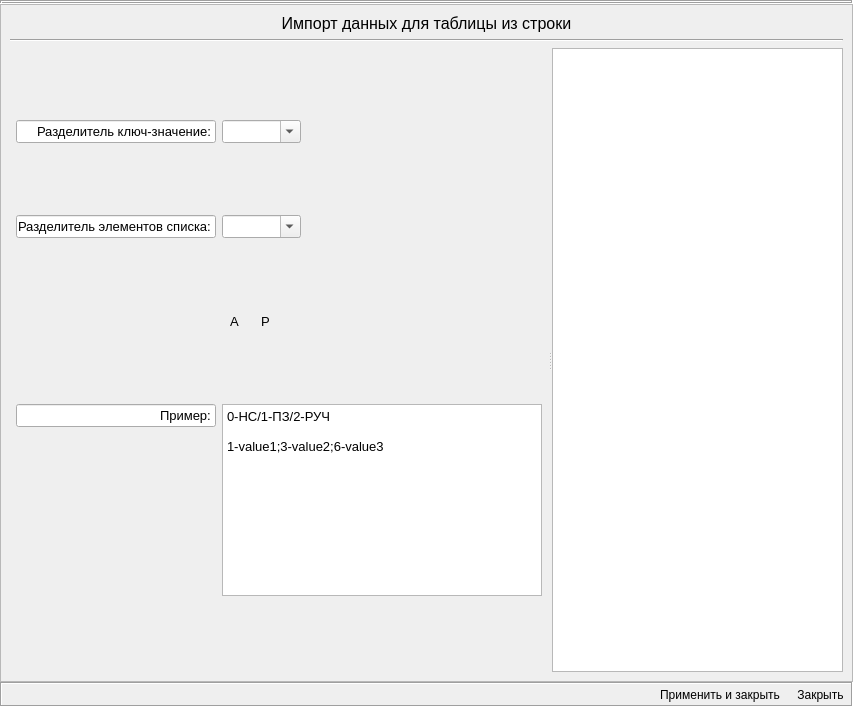
<?xml version="1.0" encoding="UTF-8"?>
<ui version="4.0">
 <class>EnumEditorForm</class>
 <widget class="QDialog" name="EnumEditorForm">
  <property name="geometry">
   <rect>
    <x>0</x>
    <y>0</y>
    <width>853</width>
    <height>707</height>
   </rect>
  </property>
  <property name="windowTitle">
   <string>Список редакторов для Enum</string>
  </property>
  <layout class="QVBoxLayout" name="verticalLayout_3">
   <property name="spacing">
    <number>0</number>
   </property>
   <property name="leftMargin">
    <number>0</number>
   </property>
   <property name="topMargin">
    <number>0</number>
   </property>
   <property name="rightMargin">
    <number>0</number>
   </property>
   <property name="bottomMargin">
    <number>0</number>
   </property>
   <item>
    <widget class="QFrame" name="variantMapFrame">
     <property name="frameShape">
      <enum>QFrame::Box</enum>
     </property>
     <property name="frameShadow">
      <enum>QFrame::Sunken</enum>
     </property>
     <layout class="QVBoxLayout" name="verticalLayout_2">
      <property name="spacing">
       <number>0</number>
      </property>
      <property name="leftMargin">
       <number>0</number>
      </property>
      <property name="topMargin">
       <number>0</number>
      </property>
      <property name="rightMargin">
       <number>0</number>
      </property>
      <property name="bottomMargin">
       <number>0</number>
      </property>
      <item>
       <widget class="HelperLibraryNS::VariantMapEditor" name="variantMapEditor" native="true"/>
      </item>
     </layout>
    </widget>
   </item>
   <item>
    <widget class="QFrame" name="importFrame">
     <property name="frameShape">
      <enum>QFrame::StyledPanel</enum>
     </property>
     <property name="frameShadow">
      <enum>QFrame::Sunken</enum>
     </property>
     <property name="lineWidth">
      <number>1</number>
     </property>
     <layout class="QVBoxLayout" name="verticalLayout">
      <item>
       <widget class="QLabel" name="label_4">
        <property name="font">
         <font>
          <pointsize>12</pointsize>
         </font>
        </property>
        <property name="text">
         <string>Импорт данных для таблицы из строки</string>
        </property>
        <property name="alignment">
         <set>Qt::AlignCenter</set>
        </property>
       </widget>
      </item>
      <item>
       <widget class="Line" name="line_3">
        <property name="orientation">
         <enum>Qt::Horizontal</enum>
        </property>
       </widget>
      </item>
      <item>
       <widget class="QSplitter" name="splitter">
        <property name="sizePolicy">
         <sizepolicy hsizetype="Expanding" vsizetype="Expanding">
          <horstretch>0</horstretch>
          <verstretch>0</verstretch>
         </sizepolicy>
        </property>
        <property name="frameShadow">
         <enum>QFrame::Sunken</enum>
        </property>
        <property name="orientation">
         <enum>Qt::Horizontal</enum>
        </property>
        <property name="childrenCollapsible">
         <bool>false</bool>
        </property>
        <widget class="QWidget" name="layoutWidget">
         <layout class="QFormLayout" name="formLayout">
          <property name="sizeConstraint">
           <enum>QLayout::SetMinimumSize</enum>
          </property>
          <property name="fieldGrowthPolicy">
           <enum>QFormLayout::ExpandingFieldsGrow</enum>
          </property>
          <property name="rowWrapPolicy">
           <enum>QFormLayout::DontWrapRows</enum>
          </property>
          <property name="formAlignment">
           <set>Qt::AlignLeading|Qt::AlignLeft|Qt::AlignTop</set>
          </property>
          <property name="leftMargin">
           <number>6</number>
          </property>
          <property name="topMargin">
           <number>6</number>
          </property>
          <property name="rightMargin">
           <number>6</number>
          </property>
          <property name="bottomMargin">
           <number>6</number>
          </property>
          <item row="1" column="0">
           <widget class="QLineEdit" name="lineEdit">
            <property name="minimumSize">
             <size>
              <width>200</width>
              <height>0</height>
             </size>
            </property>
            <property name="font">
             <font>
              <pointsize>10</pointsize>
             </font>
            </property>
            <property name="text">
             <string>Разделитель ключ-значение:</string>
            </property>
            <property name="alignment">
             <set>Qt::AlignRight|Qt::AlignTrailing|Qt::AlignVCenter</set>
            </property>
            <property name="readOnly">
             <bool>true</bool>
            </property>
           </widget>
          </item>
          <item row="1" column="1">
           <widget class="QComboBox" name="keyValueSplitCombo">
            <property name="font">
             <font>
              <pointsize>10</pointsize>
             </font>
            </property>
            <property name="editable">
             <bool>true</bool>
            </property>
           </widget>
          </item>
          <item row="2" column="0">
           <widget class="QLineEdit" name="lineEdit_2">
            <property name="minimumSize">
             <size>
              <width>200</width>
              <height>0</height>
             </size>
            </property>
            <property name="font">
             <font>
              <pointsize>10</pointsize>
             </font>
            </property>
            <property name="text">
             <string>Разделитель элементов списка:</string>
            </property>
            <property name="alignment">
             <set>Qt::AlignRight|Qt::AlignTrailing|Qt::AlignVCenter</set>
            </property>
            <property name="readOnly">
             <bool>true</bool>
            </property>
           </widget>
          </item>
          <item row="2" column="1">
           <widget class="QComboBox" name="listItemSplitCombo">
            <property name="font">
             <font>
              <pointsize>10</pointsize>
             </font>
            </property>
            <property name="editable">
             <bool>true</bool>
            </property>
           </widget>
          </item>
          <item row="3" column="1">
           <layout class="QHBoxLayout" name="horizontalLayout_2">
            <item>
             <widget class="QToolButton" name="detectSeparatorsButton">
              <property name="font">
               <font>
                <pointsize>10</pointsize>
               </font>
              </property>
              <property name="toolTip">
               <string>Автоматически определить разделители</string>
              </property>
              <property name="statusTip">
               <string>Автоматически определить разделители</string>
              </property>
              <property name="whatsThis">
               <string>Автоматически определить разделители</string>
              </property>
              <property name="text">
               <string>А</string>
              </property>
              <property name="iconSize">
               <size>
                <width>20</width>
                <height>20</height>
               </size>
              </property>
              <property name="autoRaise">
               <bool>true</bool>
              </property>
             </widget>
            </item>
            <item>
             <widget class="QToolButton" name="parseStringBtn">
              <property name="font">
               <font>
                <pointsize>10</pointsize>
               </font>
              </property>
              <property name="toolTip">
               <string>Распарсить строку</string>
              </property>
              <property name="statusTip">
               <string>Распарсить строку</string>
              </property>
              <property name="whatsThis">
               <string>Распарсить строку</string>
              </property>
              <property name="text">
               <string>Р</string>
              </property>
              <property name="iconSize">
               <size>
                <width>20</width>
                <height>20</height>
               </size>
              </property>
              <property name="autoRaise">
               <bool>true</bool>
              </property>
             </widget>
            </item>
            <item>
             <spacer name="horizontalSpacer_2">
              <property name="orientation">
               <enum>Qt::Horizontal</enum>
              </property>
              <property name="sizeHint" stdset="0">
               <size>
                <width>40</width>
                <height>20</height>
               </size>
              </property>
             </spacer>
            </item>
           </layout>
          </item>
          <item row="4" column="0">
           <widget class="QLineEdit" name="lineEdit_3">
            <property name="minimumSize">
             <size>
              <width>200</width>
              <height>0</height>
             </size>
            </property>
            <property name="font">
             <font>
              <pointsize>10</pointsize>
             </font>
            </property>
            <property name="text">
             <string>Пример:</string>
            </property>
            <property name="alignment">
             <set>Qt::AlignRight|Qt::AlignTrailing|Qt::AlignVCenter</set>
            </property>
            <property name="readOnly">
             <bool>true</bool>
            </property>
           </widget>
          </item>
          <item row="4" column="1">
           <widget class="QPlainTextEdit" name="plainTextEdit_2">
            <property name="font">
             <font>
              <pointsize>10</pointsize>
             </font>
            </property>
            <property name="readOnly">
             <bool>true</bool>
            </property>
            <property name="plainText">
             <string>0-НС/1-ПЗ/2-РУЧ

1-value1;3-value2;6-value3
</string>
            </property>
           </widget>
          </item>
         </layout>
        </widget>
        <widget class="QPlainTextEdit" name="plainTextEdit">
         <property name="font">
          <font>
           <pointsize>12</pointsize>
          </font>
         </property>
         <property name="plainText">
          <string/>
         </property>
         <property name="placeholderText">
          <string>Введите список пар ключ-значение</string>
         </property>
        </widget>
       </widget>
      </item>
     </layout>
    </widget>
   </item>
   <item>
    <widget class="QFrame" name="toolbarFrame">
     <property name="frameShape">
      <enum>QFrame::Box</enum>
     </property>
     <property name="frameShadow">
      <enum>QFrame::Sunken</enum>
     </property>
     <layout class="QHBoxLayout" name="horizontalLayout">
      <property name="spacing">
       <number>3</number>
      </property>
      <property name="leftMargin">
       <number>0</number>
      </property>
      <property name="topMargin">
       <number>0</number>
      </property>
      <property name="rightMargin">
       <number>0</number>
      </property>
      <property name="bottomMargin">
       <number>0</number>
      </property>
      <item>
       <spacer name="horizontalSpacer">
        <property name="orientation">
         <enum>Qt::Horizontal</enum>
        </property>
        <property name="sizeHint" stdset="0">
         <size>
          <width>684</width>
          <height>20</height>
         </size>
        </property>
       </spacer>
      </item>
      <item>
       <widget class="QToolButton" name="applyBtn">
        <property name="toolTip">
         <string>Применить и закрыть</string>
        </property>
        <property name="statusTip">
         <string>Применить и закрыть</string>
        </property>
        <property name="whatsThis">
         <string>Применить и закрыть</string>
        </property>
        <property name="text">
         <string>Применить и закрыть</string>
        </property>
        <property name="iconSize">
         <size>
          <width>32</width>
          <height>32</height>
         </size>
        </property>
        <property name="autoRaise">
         <bool>true</bool>
        </property>
       </widget>
      </item>
      <item>
       <widget class="QToolButton" name="closeBtn">
        <property name="toolTip">
         <string>Закрыть без сохранения</string>
        </property>
        <property name="statusTip">
         <string>Закрыть без сохранения</string>
        </property>
        <property name="whatsThis">
         <string>Закрыть без сохранения</string>
        </property>
        <property name="text">
         <string>Закрыть</string>
        </property>
        <property name="iconSize">
         <size>
          <width>32</width>
          <height>32</height>
         </size>
        </property>
        <property name="autoRaise">
         <bool>true</bool>
        </property>
       </widget>
      </item>
     </layout>
    </widget>
   </item>
  </layout>
 </widget>
 <customwidgets>
  <customwidget>
   <class>HelperLibraryNS::VariantMapEditor</class>
   <extends>QWidget</extends>
   <header>HelperLibrary/Widgets/VariantMapEditor/VariantMapEditor.h</header>
  </customwidget>
 </customwidgets>
 <resources/>
 <connections/>
</ui>
